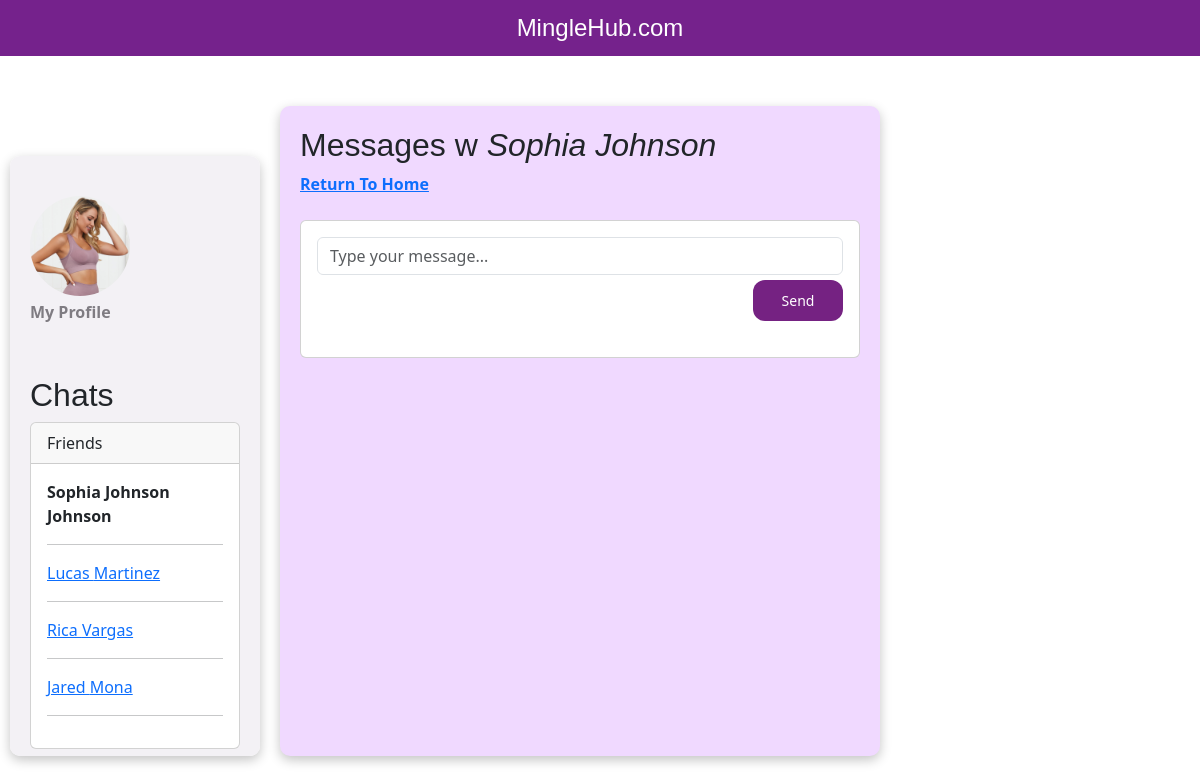
The page /chat/1/ (signed in) on the database its author committed.
### mingleapp/models.py (models this page shows, shortened)
class CustomUser(AbstractBaseUser, PermissionsMixin):
    email = models.EmailField(unique=True)
    first_name = models.CharField(max_length=30)
    last_name = models.CharField(max_length=30)
    is_active = models.BooleanField(default=True)
    is_staff = models.BooleanField(default=False)
    date_joined = models.DateTimeField(auto_now_add=True)
    bio = models.TextField(max_length=500, blank=True)
    hobbies = models.TextField(max_length=500, blank=True)
    education = models.TextField(max_length=300, blank=True)
    location = models.CharField(max_length=100, blank=True)
    objects = CustomUserManager()
    USERNAME_FIELD = 'email'
    REQUIRED_FIELDS = ['first_name', 'last_name']
    profile_picture = models.ImageField(upload_to='profile_pictures/', blank=True)
    username = models.CharField(max_length=30, unique=True)
    friends = models.ManyToManyField('self', blank=True)

### mingleapp/views.py (the view)
# urls.py: path('chat/<int:user_id>/', chat_view, name='chat'),
@login_required(login_url='/login')
def chat_view(request, user_id):
    friends = request.user.friends.all()
    friend = request.user.friends.filter(id=user_id).first()
    if not friend:
        return redirect('homepage')
    chats_with_friend = Chat.objects.filter((Q(from_user=friend) & Q(to_user=request.user)) | (Q(from_user=request.user) & Q(to_user=friend))).order_by('create_at')
    context = {'friends': friends, 'friend': friend, 'chat': chats_with_friend}
    if request.method == 'POST':
        message = request.POST.get('message')
        if message:
            Chat.objects.create(from_user_id=request.user.id, to_user_id=user_id, content=message)
        return redirect(request.path_info)
    return render(request, 'chat.html', context)

### mingleapp/templates/chat.html (shortened to what this page needs)
{% extends "base.html" %} {% block content %}
<div class="banner" onclick="window.location.href='/home'" >MingleHub.com</div>
<div class="container-fluid">
<div class="row">
    <div class="col-3" style="background-color: #f3f1f5">
      <div class="user-profile">
        <a href="{% url 'profile' request.user.id %}">
          <img
            src="{{ request.user.profile_picture.url }}"
            alt="{{ request.user.first_name }} {{ request.user.last_name }}"
            class="profile-pic"
          />
        </a>
        <a href="{% url 'profile' request.user.id %}" class="profile-link"> My Profile </a>
      </div>
      <h2> Chats </h2>
      <div class="card">
        <div class="card-header">Friends</div>
        <div class="card-body">
          {% for friend_ in friends %}
            {% if friend_.id == friend.id %}
              <b> {{ friend_.first_name }} {{ friend_.last_name }} </b>
            {% else %}
              <a href="/chat/{{friend_.id}}">{{ friend_.first_name }} {{ friend_.last_name }}</a>
            {% endif %}
          <br>
            <hr>
          {% endfor %}
        </div>
      </div>
      <br>
      <br>
    </div>
    <div class="col-6" style="background-color: #f0d9ff">
      <div class="row">
        <h2>Messages w <i>  {{ friend.first_name }} </i></h2>
      </div>
      <div class="row">
        <div class="col-4">
          <a href="/home"> <b> Return To Home </b> </a>
        </div>
      </div>
      <br>
    <div class="row">
      <div class="col-md-12">
        <div class="card">
          <div class="card-body">
            <div class="message-input">
              <form method="post" id="chat">
                <input name="message" id="message" type="text" class="form-control" placeholder="Type your message...">
                <button class="send_button" name="send_message" onclick="sendMessage()">Send</button>
              </form>
            </div>
          </div>
        </div>
      </div>
    </div>
  </div>
</div>
</div>
{% endblock %}

### mingleapp/static/css/styles.css (style rules this page uses)
.banner { background-color: #272829; color: white; padding: 10px; font-size: 24px; font-family: Arial, Helvetica, sans-serif; text-align: center; }
.banner { background-color: rgb(117, 34, 140); color: #fff; }
.profile-pic { position: absolute; width: 200px; height: 200px; }
.col-6 { margin-top: 50px; padding: 20px; box-shadow: 0 4px 12px rgba(0, 0, 0, 0.234); margin-left: 10px; margin-right: 10px; margin-bottom: 50px; height: 650px; border-radius: 10px; overflow: auto; }
.col-3 { margin-top: 100px; padding: 20px; box-shadow: 0 4px 12px rgba(0, 0, 0, 0.234); margin-left: 10px; margin-right: 10px; margin-bottom: 50px; height: 600px; border-radius: 10px; width: 250px; overflow: auto; }
input[type=submit], button { background-color: #00aaff; border: none; color: white; padding: 10px 15px; text-align: center; text-decoration: none; display: inline-block; font-size: 14px; border-radius: 4px; cursor: pointer; }
h2, h3 { font-family: 'Arial', sans-serif; margin-top: 0; }
form { margin-bottom: 20px; }
.user-profile { text-align: center; margin-bottom: 200px; }
.profile-pic { width: 100px; height: 100px; border-radius: 50%; object-fit: cover; display: block; margin: 0 auto; margin-top:20px; }
.profile-link { display: block; text-align: center; font-weight: bold; text-decoration: none; color: #7F7C82; position: absolute; top: 300px; }

### mingleapp/templates/chat.html (style rules this page uses)
.message-input { text-align: right; }
.send_button { background-color: rgb(117, 34, 130); border-radius: 12px; margin-top: 5px; width: 90px; }

### rows shown on the page
CustomUser: user.profile_picture (picture)
CustomUser: first_name "Sophia Johnson", last_name "Johnson"
CustomUser: first_name "Lucas", last_name "Martinez"
CustomUser: first_name "Rica", last_name "Vargas"
CustomUser: first_name "Jared", last_name "Mona"
